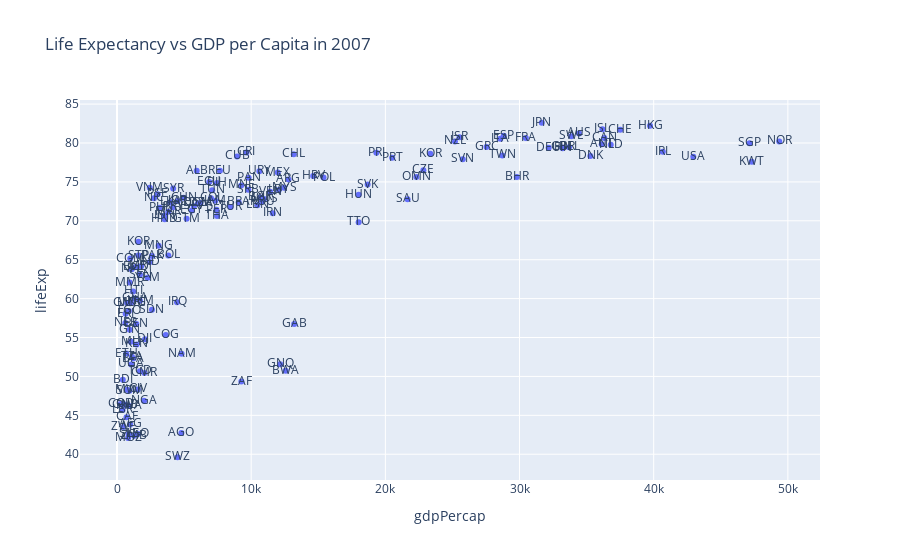

Notebook code for this chart:
### Code cell
fig = px.scatter(
    df.query("year == 2007"),
    x="gdpPercap",
    y="lifeExp",
    text="iso_alpha",
    hover_name="country",
    title="Life Expectancy vs GDP per Capita in 2007"
)
fig.show()

### Figure 1 — Plotly figure (JSON) as saved in the notebook; plotly's stock layout.template omitted (floating-point values rounded to 4 significant figures; data arrays with more than 128 entries replaced by an {"elided": "..."} marker saying what was removed)
{"data": [{"hovertemplate": "<b>%{hovertext}</b><br><br>gdpPercap=%{x}<br>lifeExp=%{y}<br>iso_alpha=%{text}<extra></extra>", "hovertext": {"elided": "142 str values"}, "legendgroup": "", "marker": {"color": "#636efa", "symbol": "circle"}, "mode": "markers+text", "name": "", "orientation": "v", "showlegend": false, "text": {"elided": "142 str values"}, "type": "scatter", "x": {"elided": "142 float values"}, "xaxis": "x", "y": {"elided": "142 float values"}, "yaxis": "y"}], "layout": {"legend": {"tracegroupgap": 0}, "title": {"text": "Life Expectancy vs GDP per Capita in 2007"}, "xaxis": {"anchor": "y", "domain": [0, 1], "title": {"text": "gdpPercap"}}, "yaxis": {"anchor": "x", "domain": [0, 1], "title": {"text": "lifeExp"}}}}
